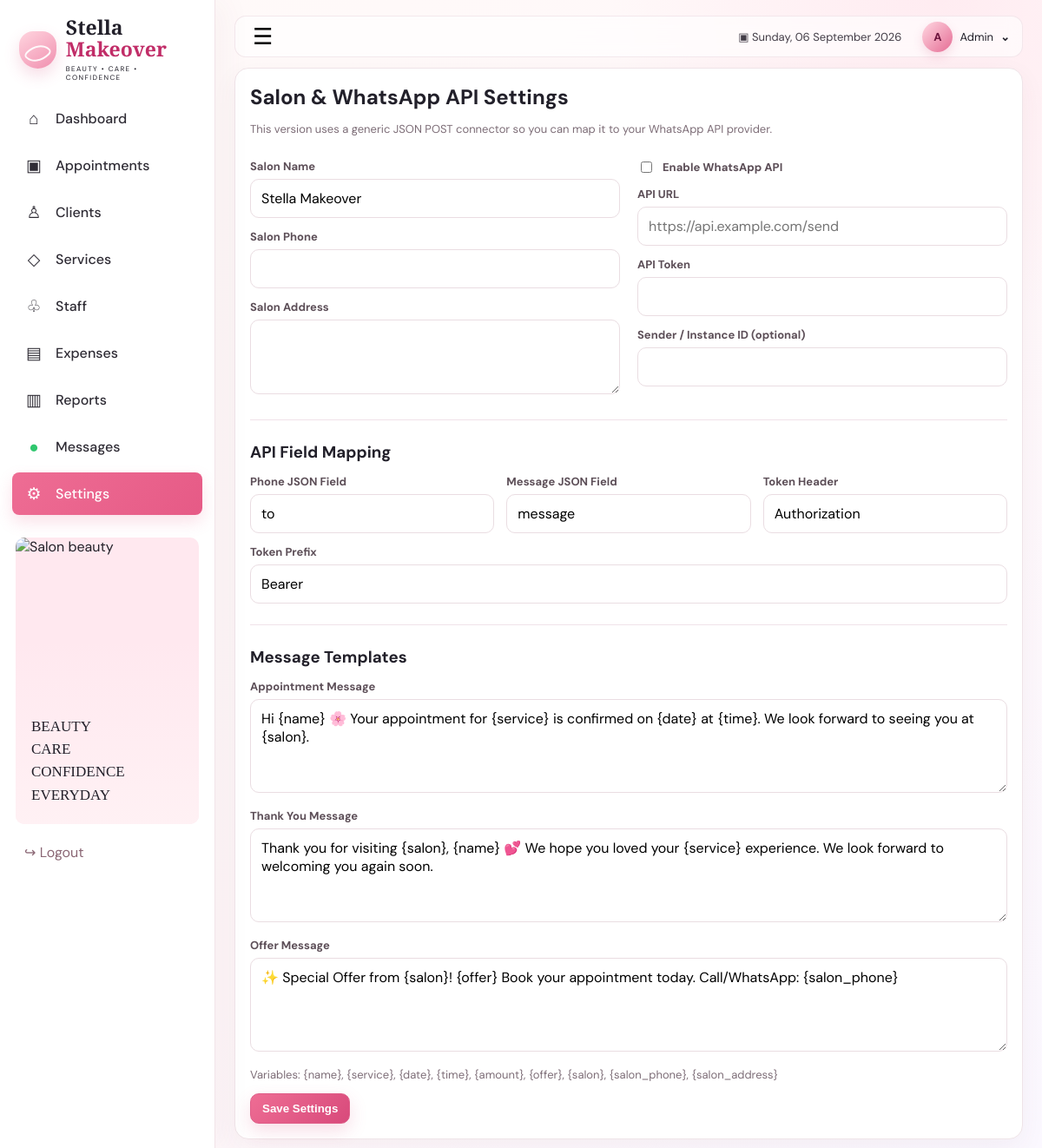
The page /index.php?page=settings (signed in) on the database its author committed.
### tables this page shows
CREATE TABLE settings (
    setting_key TEXT PRIMARY KEY,
    setting_value TEXT
);

### config.php (called while the page is built, shortened)
<?php
function e($value): string { return htmlspecialchars((string)$value, ENT_QUOTES, 'UTF-8'); }
function getSetting(PDO $pdo, string $key, string $default = ''): string {
    $stmt = $pdo->prepare('SELECT setting_value FROM settings WHERE setting_key=?');
    $stmt->execute([$key]);
    $value = $stmt->fetchColumn();
    return $value === false ? $default : (string)$value;
}

### index.php (the view, shortened to what this page needs)
<?php
require __DIR__ . '/config.php';
require __DIR__ . '/whatsapp.php';
$page = $_GET['page'] ?? 'dashboard';
$today=date('Y-m-d');
$todayAppointments=(int)$pdo->query("SELECT COUNT(*) FROM appointments WHERE appointment_date='$today'")->fetchColumn();
$monthSales=(float)$pdo->query("SELECT COALESCE(SUM(amount),0) FROM appointments WHERE strftime('%Y-%m',appointment_date)=strftime('%Y-%m','now','localtime') AND status='Completed'")->fetchColumn();
$monthExpenses=(float)$pdo->query("SELECT COALESCE(SUM(amount),0) FROM expenses WHERE strftime('%Y-%m',expense_date)=strftime('%Y-%m','now','localtime')")->fetchColumn();
$services=$pdo->query('SELECT * FROM services WHERE active=1 ORDER BY name')->fetchAll();
$totalClients=(int)$pdo->query("SELECT COUNT(*) FROM clients")->fetchColumn();
$totalServices=(int)$pdo->query("SELECT COUNT(*) FROM services WHERE active=1")->fetchColumn();
$totalStaff=(int)$pdo->query("SELECT COUNT(*) FROM staff WHERE active=1")->fetchColumn();
$monthAppointments=(int)$pdo->query("SELECT COUNT(*) FROM appointments WHERE strftime('%Y-%m',appointment_date)=strftime('%Y-%m','now','localtime')")->fetchColumn();
$monthNewClients=(int)$pdo->query("SELECT COUNT(*) FROM clients WHERE strftime('%Y-%m',created_at)=strftime('%Y-%m','now','localtime')")->fetchColumn();
function navClass($current,$name){return $current===$name?'active':'';}
?>
<!doctype html><html><head>
</head><body>
<div class="app"><aside class="sidebar"><div class="brand"><div class="brand-mark">✦</div><div><b>Stella <span>Makeover</span></b><small>BEAUTY • CARE • CONFIDENCE</small></div></div>
<nav class="nav"><a class="<?=navClass($page,'dashboard')?>" href="?page=dashboard"><span>⌂</span> Dashboard</a><a class="<?=navClass($page,'appointments')?>" href="?page=appointments"><span>▣</span> Appointments</a><a class="<?=navClass($page,'clients')?>" href="?page=clients"><span>♙</span> Clients</a><a class="<?=navClass($page,'services')?>" href="?page=services"><span>◇</span> Services</a><a class="<?=navClass($page,'staff')?>" href="?page=staff"><span>♧</span> Staff</a><a class="<?=navClass($page,'expenses')?>" href="?page=expenses"><span>▤</span> Expenses</a><a class="<?=navClass($page,'reports')?>" href="?page=reports"><span>▥</span> Reports</a><a class="<?=navClass($page,'messages')?>" href="?page=messages"><span class="wa-dot">●</span> Messages</a><a class="<?=navClass($page,'settings')?>" href="?page=settings"><span>⚙</span> Settings</a></nav>
<div class="side-promo"><img src="https://images.unsplash.com/photo-1598440947619-2c35fc9aa908?auto=format&fit=crop&w=520&q=82" alt="Salon beauty"><div>BEAUTY<br>CARE<br>CONFIDENCE<br>EVERYDAY</div></div><a class="logout-link" href="logout.php">↪ Logout</a></aside>
<main class="main"><header class="topbar"><button class="menu-btn" type="button" onclick="document.body.classList.toggle('menu-open')">☰</button><div class="page-head"><h1><?=ucfirst(e($page))?></h1><p><?=date('l, d F Y')?></p></div><div class="top-actions"><div class="top-date">▣ <?=date('l, d F Y')?></div><div class="admin-pill"><span class="avatar">A</span> Admin <b>⌄</b></div></div></header>
<?php if($page==='dashboard'): ?>
<section class="hero"><img src="https://images.unsplash.com/photo-1562322140-8baeececf3df?auto=format&fit=crop&w=1500&q=84" alt="Stella Makeover"><div class="hero-overlay"></div><div class="hero-copy"><small>WELCOME TO</small><h2>Stella <span>Makeover</span></h2><p>Where Beauty Meets Confidence</p><div class="hero-features"><span>♡ Premium Services</span><span>♡ Happy Clients</span><span>☆ Expert Team</span></div></div></section>
<div class="metric-grid"><a class="metric pink" href="?page=appointments"><div class="metric-icon">▣</div><div><strong><?=$todayAppointments?></strong><span>Today's Appointments</span><small>View all →</small></div></a><a class="metric peach" href="?page=clients"><div class="metric-icon">♙</div><div><strong><?=$totalClients?></strong><span>Total Clients</span><small>View all →</small></div></a><a class="metric lavender" href="?page=services"><div class="metric-icon">✂</div><div><strong><?=$totalServices?></strong><span>Services</span><small>Manage →</small></div></a><a class="metric mint" href="?page=staff"><div class="metric-icon">♧</div><div><strong><?=$totalStaff?></strong><span>Staff Members</span><small>Manage →</small></div></a></div>
<section class="panel service-panel"><div class="panel-title"><h2>Popular Services</h2><a href="?page=services">View All Services →</a></div><div class="service-cards"><?php $shown=0; foreach($services as $svc): if($shown++>=7) break; ?><a class="service-card" href="?page=services"><img src="<?=e(serviceImage($svc['name']))?>" alt="<?=e($svc['name'])?>"><span><?=e($svc['name'])?></span><small>₹<?=number_format((float)$svc['price'],0)?></small></a><?php endforeach; ?><?php if(!$services):?><div class="empty-service">Add salon services to show them here.</div><?php endif;?></div></section>
<div class="dashboard-lower"><section class="panel appointments-panel"><div class="panel-title"><h2>Upcoming Appointments</h2><a href="?page=appointments">View All →</a></div><div class="table-wrap"><table><tr><th>#</th><th>Client Name</th><th>Service</th><th>Date & Time</th><th>Staff</th><th>Status</th></tr><?php $q=$pdo->query("SELECT a.*,c.name client,s.name service,st.name staff FROM appointments a JOIN clients c ON c.id=a.client_id JOIN services s ON s.id=a.service_id LEFT JOIN staff st ON st.id=a.staff_id WHERE a.appointment_date >= '$today' ORDER BY a.appointment_date,a.appointment_time LIMIT 6"); $i=1; foreach($q as $r):?><tr><td><?=$i++?></td><td><?=e($r['client'])?></td><td><?=e($r['service'])?></td><td><?=date('d M Y',strtotime($r['appointment_date']))?><br><small><?=date('h:i A',strtotime($r['appointment_time']))?></small></td><td><?=e($r['staff']?:'-')?></td><td><span class="status-pill <?=strtolower(e($r['status']))?>"><?=e($r['status'])?></span></td></tr><?php endforeach;?></table></div></section>
<section class="panel overview-panel"><div class="panel-title"><h2>Monthly Overview</h2><span class="month-chip">This Month ⌄</span></div><div class="overview-stats"><div><strong>₹<?=number_format($monthSales,0)?></strong><span>Total Revenue</span></div><div><strong><?=$monthAppointments?></strong><span>Appointments</span></div><div><strong><?=$monthNewClients?></strong><span>New Clients</span></div><div><strong>₹<?=number_format($monthExpenses,0)?></strong><span>Expenses</span></div></div><div class="chart"><div class="chart-grid"></div><?php $bars=[28,38,48,55,66,72,81,91,100]; foreach($bars as $idx=>$h):?><div class="bar-wrap"><div class="bar" style="height:<?=$h?>%"></div><small><?=['Jan','Feb','Mar','Apr','May','Jun','Jul','Aug','Sep'][$idx]?></small></div><?php endforeach;?></div></section></div>
<footer><div><b>Stella <span>Makeover</span></b><small>Beauty • Care • Confidence</small></div><p>© <?=date('Y')?> Stella Makeover. All rights reserved.</p><div>Look Good<br>Feel Good<br>Be You</div></footer>
<?php elseif($page==='settings'): ?>
<div class="panel settings-panel"><h2>Salon & WhatsApp API Settings</h2><p class="muted">This version uses a generic JSON POST connector so you can map it to your WhatsApp API provider.</p><form method="post"><input type="hidden" name="action" value="save_settings"><div class="grid2 compact"><div><label>Salon Name</label><input name="salon_name" value="<?=e(getSetting($pdo,'salon_name'))?>"><label>Salon Phone</label><input name="salon_phone" value="<?=e(getSetting($pdo,'salon_phone'))?>"><label>Salon Address</label><textarea name="salon_address"><?=e(getSetting($pdo,'salon_address'))?></textarea></div><div><label class="check strong"><input type="checkbox" name="whatsapp_enabled" value="1" <?=getSetting($pdo,'whatsapp_enabled')==='1'?'checked':''?>> Enable WhatsApp API</label><label>API URL</label><input name="whatsapp_api_url" value="<?=e(getSetting($pdo,'whatsapp_api_url'))?>" placeholder="https://api.example.com/send"><label>API Token</label><input name="whatsapp_api_token" value="<?=e(getSetting($pdo,'whatsapp_api_token'))?>"><label>Sender / Instance ID (optional)</label><input name="whatsapp_sender_id" value="<?=e(getSetting($pdo,'whatsapp_sender_id'))?>"></div></div><hr><h3>API Field Mapping</h3><div class="grid3"><div><label>Phone JSON Field</label><input name="whatsapp_phone_field" value="<?=e(getSetting($pdo,'whatsapp_phone_field'))?>"></div><div><label>Message JSON Field</label><input name="whatsapp_message_field" value="<?=e(getSetting($pdo,'whatsapp_message_field'))?>"></div><div><label>Token Header</label><input name="whatsapp_token_header" value="<?=e(getSetting($pdo,'whatsapp_token_header'))?>"></div></div><label>Token Prefix</label><input name="whatsapp_token_prefix" value="<?=e(getSetting($pdo,'whatsapp_token_prefix'))?>" placeholder="Bearer "><hr><h3>Message Templates</h3><label>Appointment Message</label><textarea name="appointment_template" rows="4"><?=e(getSetting($pdo,'appointment_template'))?></textarea><label>Thank You Message</label><textarea name="thank_you_template" rows="4"><?=e(getSetting($pdo,'thank_you_template'))?></textarea><label>Offer Message</label><textarea name="offer_template" rows="4"><?=e(getSetting($pdo,'offer_template'))?></textarea><p class="muted">Variables: {name}, {service}, {date}, {time}, {amount}, {offer}, {salon}, {salon_phone}, {salon_address}</p><button class="btn primary">Save Settings</button></form></div>
<?php endif; ?>
</main></div></body></html>

### rows shown on the page
settings: salon_name "Stella Makeover"
settings: whatsapp_phone_field "to"
settings: whatsapp_message_field "message"
settings: whatsapp_token_header "Authorization"
settings: whatsapp_token_prefix "Bearer"
settings: appointment_template "Hi {name} 🌸 Your appointment for {service} is confirmed on {date} at {time}. We look forward to seeing you at {salon}."
settings: thank_you_template "Thank you for visiting {salon}, {name} 💕 We hope you loved your {service} experience. We look forward to welcoming you again soon."
settings: offer_template "✨ Special Offer from {salon}! {offer} Book your appointment today. Call/WhatsApp: {salon_phone}"
